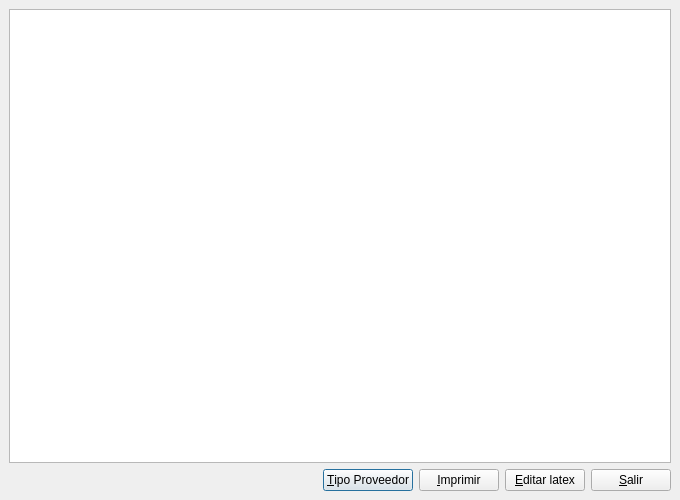
<?xml version="1.0" encoding="UTF-8"?>
<ui version="4.0">
 <class>consplan</class>
 <widget class="QDialog" name="consplan">
  <property name="geometry">
   <rect>
    <x>0</x>
    <y>0</y>
    <width>680</width>
    <height>500</height>
   </rect>
  </property>
  <property name="windowTitle">
   <string>Plan contable</string>
  </property>
  <layout class="QVBoxLayout">
   <property name="spacing">
    <number>6</number>
   </property>
   <property name="leftMargin">
    <number>9</number>
   </property>
   <property name="topMargin">
    <number>9</number>
   </property>
   <property name="rightMargin">
    <number>9</number>
   </property>
   <property name="bottomMargin">
    <number>9</number>
   </property>
   <item>
    <widget class="QTreeView" name="treeView"/>
   </item>
   <item>
    <layout class="QHBoxLayout">
     <property name="spacing">
      <number>6</number>
     </property>
     <property name="leftMargin">
      <number>0</number>
     </property>
     <property name="topMargin">
      <number>0</number>
     </property>
     <property name="rightMargin">
      <number>0</number>
     </property>
     <property name="bottomMargin">
      <number>0</number>
     </property>
     <item>
      <spacer>
       <property name="orientation">
        <enum>Qt::Horizontal</enum>
       </property>
       <property name="sizeHint" stdset="0">
        <size>
         <width>40</width>
         <height>20</height>
        </size>
       </property>
      </spacer>
     </item>
     <item>
      <widget class="QPushButton" name="tipo_proveedor_pushButton">
       <property name="text">
        <string>&amp;Tipo Proveedor</string>
       </property>
      </widget>
     </item>
     <item>
      <widget class="QPushButton" name="imprimirpushButton">
       <property name="text">
        <string>&amp;Imprimir</string>
       </property>
       <property name="autoDefault">
        <bool>false</bool>
       </property>
      </widget>
     </item>
     <item>
      <widget class="QPushButton" name="texpushButton">
       <property name="text">
        <string>&amp;Editar latex</string>
       </property>
      </widget>
     </item>
     <item>
      <widget class="QPushButton" name="salirpushButton">
       <property name="text">
        <string>&amp;Salir</string>
       </property>
      </widget>
     </item>
    </layout>
   </item>
  </layout>
 </widget>
 <tabstops>
  <tabstop>treeView</tabstop>
  <tabstop>imprimirpushButton</tabstop>
  <tabstop>texpushButton</tabstop>
  <tabstop>salirpushButton</tabstop>
 </tabstops>
 <resources/>
 <connections>
  <connection>
   <sender>salirpushButton</sender>
   <signal>clicked()</signal>
   <receiver>consplan</receiver>
   <slot>accept()</slot>
   <hints>
    <hint type="sourcelabel">
     <x>608</x>
     <y>460</y>
    </hint>
    <hint type="destinationlabel">
     <x>576</x>
     <y>437</y>
    </hint>
   </hints>
  </connection>
 </connections>
</ui>
